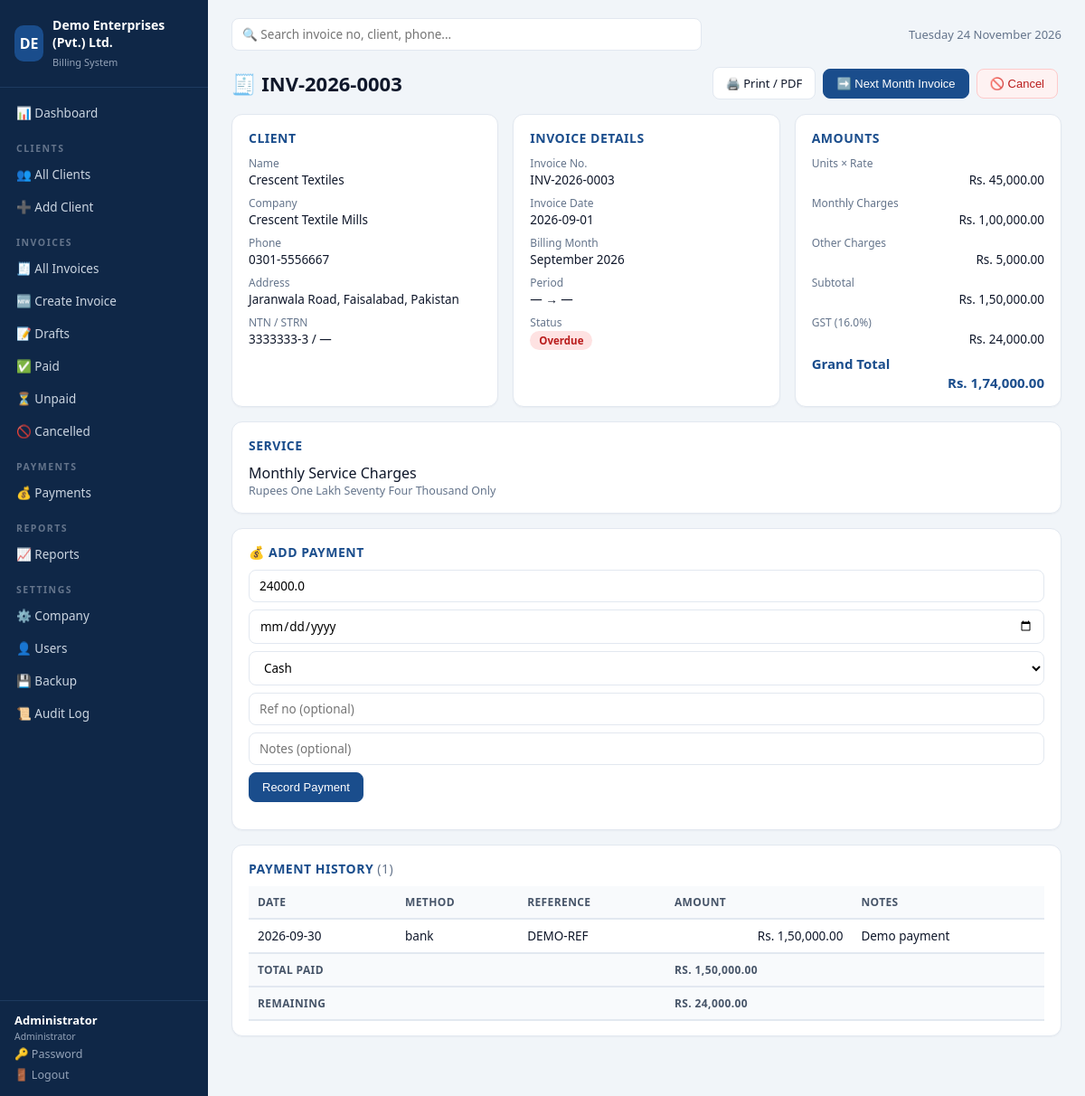
The page /invoices/3 (signed in) on the database its author committed.
### tables this page shows
CREATE TABLE company_settings (
    id                    INTEGER PRIMARY KEY CHECK (id = 1),
    company_name          TEXT NOT NULL DEFAULT 'Your Company (Pvt.) Ltd.',
    logo_path             TEXT,
    address               TEXT NOT NULL DEFAULT '',
    phone                 TEXT NOT NULL DEFAULT '',
    email                 TEXT NOT NULL DEFAULT '',
    ntn                   TEXT NOT NULL DEFAULT '',
    strn                  TEXT NOT NULL DEFAULT '',
    bank_name             TEXT NOT NULL DEFAULT '',
    account_title         TEXT NOT NULL DEFAULT '',
    account_number        TEXT NOT NULL DEFAULT '',
    iban                  TEXT NOT NULL DEFAULT '',
    gst_percent           REAL NOT NULL DEFAULT 0,
    invoice_prefix        TEXT NOT NULL DEFAULT 'CC',
    invoice_start_number  INTEGER NOT NULL DEFAULT 1,
    authorized_signatory  TEXT NOT NULL DEFAULT '',
    signature_path        TEXT,
    invoice_footer        TEXT NOT NULL DEFAULT '',
    updated_at            TEXT NOT NULL DEFAULT (datetime('now', 'localtime'))
);

CREATE TABLE users (
    id            INTEGER PRIMARY KEY AUTOINCREMENT,
    username      TEXT NOT NULL UNIQUE,
    password_hash TEXT NOT NULL,
    full_name     TEXT NOT NULL,
    role          TEXT NOT NULL DEFAULT 'viewer'
                  CHECK (role IN ('admin', 'billing_officer', 'viewer')),
    is_active     INTEGER NOT NULL DEFAULT 1,
    created_at    TEXT NOT NULL DEFAULT (datetime('now', 'localtime')),
    updated_at    TEXT NOT NULL DEFAULT (datetime('now', 'localtime'))
);

CREATE TABLE invoices (
    id                      INTEGER PRIMARY KEY AUTOINCREMENT,
    invoice_number          TEXT NOT NULL UNIQUE,
    invoice_date            TEXT NOT NULL,
    billing_month           TEXT NOT NULL,            -- 'YYYY-MM'
    client_id               INTEGER NOT NULL REFERENCES clients(id),
    service_description     TEXT NOT NULL DEFAULT '',
    units                   REAL NOT NULL DEFAULT 0,
    per_unit_charges        REAL NOT NULL DEFAULT 0,
    monthly_service_charges REAL NOT NULL DEFAULT 0,
    other_charges           REAL NOT NULL DEFAULT 0,
    subtotal                REAL NOT NULL DEFAULT 0,
    gst_percent             REAL NOT NULL DEFAULT 0,
    gst_amount              REAL NOT NULL DEFAULT 0,
    total_amount            REAL NOT NULL DEFAULT 0,
    start_date              TEXT,
    end_date                TEXT,
    status                  TEXT NOT NULL DEFAULT 'draft'
                            CHECK (status IN ('draft', 'issued', 'partially_paid', 'paid', 'overdue', 'cancelled')),
    notes                   TEXT NOT NULL DEFAULT '',
    -- snapshot of company details at creation time
    company_name            TEXT NOT NULL DEFAULT '',
    company_address         TEXT NOT NULL DEFAULT '',
    company_phone           TEXT NOT NULL DEFAULT '',
    company_email           TEXT NOT NULL DEFAULT '',
    company_ntn             TEXT NOT NULL DEFAULT '',
    company_strn            TEXT NOT NULL DEFAULT '',
    bank_name               TEXT NOT NULL DEFAULT '',
    account_title           TEXT NOT NULL DEFAULT '',
    account_number          TEXT NOT NULL DEFAULT '',
    iban                    TEXT NOT NULL DEFAULT '',
    authorized_signatory    TEXT NOT NULL DEFAULT '',
    created_by              INTEGER REFERENCES users(id),
    created_at              TEXT NOT NULL DEFAULT (datetime('now', 'localtime')),
    updated_at              TEXT NOT NULL DEFAULT (datetime('now', 'localtime')),
    is_deleted              INTEGER NOT NULL DEFAULT 0
);

CREATE TABLE clients (
    id                      INTEGER PRIMARY KEY AUTOINCREMENT,
    client_name             TEXT NOT NULL,
    company_name            TEXT NOT NULL DEFAULT '',
    contact_person          TEXT NOT NULL DEFAULT '',
    phone                   TEXT NOT NULL DEFAULT '',
    email                   TEXT NOT NULL DEFAULT '',
    address                 TEXT NOT NULL DEFAULT '',
    location                TEXT NOT NULL DEFAULT '',
    ntn                     TEXT NOT NULL DEFAULT '',
    strn                    TEXT NOT NULL DEFAULT '',
    contract_start_date     TEXT,
    contract_end_date       TEXT,
    monthly_service_charges REAL NOT NULL DEFAULT 0,
    default_units           REAL NOT NULL DEFAULT 0,
    default_per_unit_charges REAL NOT NULL DEFAULT 0,
    bank_details            TEXT NOT NULL DEFAULT '',
    notes                   TEXT NOT NULL DEFAULT '',
    status                  TEXT NOT NULL DEFAULT 'active'
                            CHECK (status IN ('active', 'inactive')),
    is_deleted              INTEGER NOT NULL DEFAULT 0,
    created_by              INTEGER REFERENCES users(id),
    created_at              TEXT NOT NULL DEFAULT (datetime('now', 'localtime')),
    updated_at              TEXT NOT NULL DEFAULT (datetime('now', 'localtime'))
);

CREATE TABLE payments (
    id               INTEGER PRIMARY KEY AUTOINCREMENT,
    invoice_id       INTEGER NOT NULL REFERENCES invoices(id),
    payment_date     TEXT NOT NULL,
    amount           REAL NOT NULL CHECK (amount > 0),
    method           TEXT NOT NULL DEFAULT 'cash' CHECK (method IN ('bank', 'cash')),
    reference_number TEXT NOT NULL DEFAULT '',
    notes            TEXT NOT NULL DEFAULT '',
    created_by       INTEGER REFERENCES users(id),
    created_at       TEXT NOT NULL DEFAULT (datetime('now', 'localtime'))
);

### invoices.py (the view)
@bp.route('/invoices/<int:invoice_id>')
@login_required
def invoice_view(invoice_id):
    with get_db() as conn:
        inv = conn.execute('SELECT * FROM invoices WHERE id = ? AND is_deleted = 0',
                           (invoice_id,)).fetchone()
        if not inv:
            flash('Invoice not found.', 'error')
            return redirect(url_for('invoices.invoice_list'))
        client = conn.execute('SELECT * FROM clients WHERE id = ?', (inv['client_id'],)).fetchone()
        payments = conn.execute('SELECT * FROM payments WHERE invoice_id = ? ORDER BY payment_date',
                                (invoice_id,)).fetchall()
        paid = sum(p['amount'] for p in payments)
    return render_template('invoices/view.html', inv=inv, client=client,
                           payments=payments, paid=paid, remaining=inv['total_amount'] - paid,
                           format_pkr=utils.format_pkr, month_label=utils.month_label,
                           amount_in_words=utils.amount_in_words,
                           effective_status=utils.effective_status)

### templates/invoices/view.html (shortened to what this page needs)
{% extends 'base.html' %}
{% block content %}
<div class="page-head">
  <h1>🧾 {{ inv.invoice_number }}</h1>
  <div class="actions">
    <a class="btn" href="{{ url_for('invoices.invoice_print', invoice_id=inv.id) }}" target="_blank">🖨️ Print / PDF</a>
    {% if can_edit and inv.status != 'cancelled' %}
      <form method="post" action="{{ url_for('invoices.invoice_next_month', invoice_id=inv.id) }}" class="inline-form">
        <button class="btn btn-primary">➡️ Next Month Invoice</button>
      </form>
      <form method="post" action="{{ url_for('invoices.invoice_cancel', invoice_id=inv.id) }}" class="inline-form"
            onsubmit="return confirm('Cancel this invoice?')">
        <button class="btn btn-danger">🚫 Cancel</button>
      </form>
    {% endif %}
  </div>
</div>
<div class="grid-3">
  <div class="card">
    <h3>Client</h3>
    <dl class="dl">
      <dt>Name</dt><dd>{{ client.client_name }}</dd>
      <dt>Company</dt><dd>{{ client.company_name or '—' }}</dd>
      <dt>Phone</dt><dd>{{ client.phone or '—' }}</dd>
      <dt>Address</dt><dd>{{ client.address or '—' }}</dd>
      <dt>NTN / STRN</dt><dd>{{ client.ntn or '—' }} / {{ client.strn or '—' }}</dd>
    </dl>
  </div>
  <div class="card">
    <h3>Invoice Details</h3>
    <dl class="dl">
      <dt>Invoice No.</dt><dd>{{ inv.invoice_number }}</dd>
      <dt>Invoice Date</dt><dd>{{ inv.invoice_date }}</dd>
      <dt>Billing Month</dt><dd>{{ month_label(inv.billing_month) }}</dd>
      <dt>Period</dt><dd>{{ inv.start_date or '—' }} → {{ inv.end_date or '—' }}</dd>
      <dt>Status</dt><dd><span class="badge badge-{{ effective_status(inv) }}">{{ effective_status(inv).replace('_',' ') }}</span></dd>
    </dl>
  </div>
  <div class="card">
    <h3>Amounts</h3>
    <dl class="dl">
      <dt>Units × Rate</dt><dd class="num">{{ format_pkr(inv.units * inv.per_unit_charges) }}</dd>
      <dt>Monthly Charges</dt><dd class="num">{{ format_pkr(inv.monthly_service_charges) }}</dd>
      <dt>Other Charges</dt><dd class="num">{{ format_pkr(inv.other_charges) }}</dd>
      <dt>Subtotal</dt><dd class="num">{{ format_pkr(inv.subtotal) }}</dd>
      <dt>GST ({{ inv.gst_percent }}%)</dt><dd class="num">{{ format_pkr(inv.gst_amount) }}</dd>
      <dt class="total">Grand Total</dt><dd class="num total">{{ format_pkr(inv.total_amount) }}</dd>
    </dl>
  </div>
</div>
<div class="card">
  <h3>Service</h3>
  <p>{{ inv.service_description or '—' }}</p>
  <p class="muted">{{ amount_in_words(inv.total_amount) }}</p>
</div>
{% if can_edit and inv.status != 'cancelled' and inv.status != 'paid' %}
<div class="card">
  <h3>💰 Add Payment</h3>
  <form method="post" action="{{ url_for('invoices.payment_add', invoice_id=inv.id) }}" class="filters">
    <input type="number" step="0.01" name="amount" placeholder="Amount (PKR)" required
           max="{{ inv.total_amount - paid }}" value="{{ inv.total_amount - paid }}">
    <input type="date" name="payment_date" value="{{ today }}"
           onfocus="this.value=this.value||new Date().toISOString().slice(0,10)">
    <select name="method">
      <option value="cash">Cash</option>
    </select>
    <input type="text" name="reference_number" placeholder="Ref no (optional)">
    <input type="text" name="notes" placeholder="Notes (optional)">
    <button class="btn btn-primary">Record Payment</button>
  </form>
</div>
{% endif %}
<div class="card">
  <h3>Payment History <span class="count">({{ payments|length }})</span></h3>
  <table class="table">
    <thead><tr><th>Date</th><th>Method</th><th>Reference</th><th>Amount</th><th>Notes</th></tr></thead>
    <tbody>
    {% for p in payments %}
      <tr>
        <td>{{ p.payment_date }}</td>
        <td>{{ p.method }}</td>
        <td>{{ p.reference_number or '—' }}</td>
        <td class="num">{{ format_pkr(p.amount) }}</td>
        <td>{{ p.notes or '—' }}</td>
      </tr>
    {% else %}
      <tr><td colspan="5" class="empty">No payments yet.</td></tr>
    {% endfor %}
    </tbody>
    <tfoot>
      <tr><th colspan="3">Total Paid</th><th class="num">{{ format_pkr(paid) }}</th><th></th></tr>
      <tr><th colspan="3">Remaining</th><th class="num">{{ format_pkr(remaining) }}</th><th></th></tr>
    </tfoot>
  </table>
</div>
{% endblock %}

### templates/base.html (shortened to what this page needs)
<!DOCTYPE html>
<html lang="en">
<head>
<link rel="stylesheet" href="{{ url_for('static', filename='style.css') }}">
</head>
<body>
<aside class="sidebar">
  <div class="brand">
    <span class="brand-logo">{{ (settings.company_name or 'BI')[:2]|upper }}</span>
    <div class="brand-text">
      <strong>{{ settings.company_name or 'Billing System' }}</strong>
      <small>Billing System</small>
    </div>
  </div>
  <nav>
    <a href="{{ url_for('dashboard') }}" class="{{ 'active' if request.path == '/' }}">📊 Dashboard</a>
    <div class="nav-group">CLIENTS</div>
    <a href="{{ url_for('clients.client_list') }}" class="{{ 'active' if request.path.startswith('/clients') and '/clients/add' not in request.path }}">👥 All Clients</a>
    {% if can_edit %}<a href="{{ url_for('clients.client_add') }}" class="{{ 'active' if request.path == '/clients/add' }}">➕ Add Client</a>{% endif %}
    <div class="nav-group">INVOICES</div>
    <a href="{{ url_for('invoices.invoice_list') }}" class="{{ 'active' if request.path == '/invoices' }}">🧾 All Invoices</a>
    {% if can_edit %}<a href="{{ url_for('invoices.invoice_new') }}" class="{{ 'active' if request.path == '/invoices/new' }}">🆕 Create Invoice</a>{% endif %}
    <a href="{{ url_for('invoices.invoice_list', status='draft') }}">📝 Drafts</a>
    <a href="{{ url_for('invoices.invoice_list', status='paid') }}">✅ Paid</a>
    <a href="{{ url_for('invoices.invoice_list', status='issued') }}">⏳ Unpaid</a>
    <a href="{{ url_for('invoices.invoice_list', status='cancelled') }}">🚫 Cancelled</a>
    <div class="nav-group">PAYMENTS</div>
    <a href="{{ url_for('invoices.payment_list') }}">💰 Payments</a>
    <div class="nav-group">REPORTS</div>
    <a href="{{ url_for('reports.reports', type='monthly') }}" class="{{ 'active' if request.path.startswith('/reports') }}">📈 Reports</a>
    {% if session.user.role == 'admin' %}
    <div class="nav-group">SETTINGS</div>
    <a href="{{ url_for('settings.settings_page') }}" class="{{ 'active' if request.path == '/settings' }}">⚙️ Company</a>
    <a href="{{ url_for('settings.user_list') }}" class="{{ 'active' if request.path == '/users' }}">👤 Users</a>
    <a href="{{ url_for('backup_page') }}" class="{{ 'active' if request.path == '/backup' }}">💾 Backup</a>
    <a href="{{ url_for('audit_log') }}" class="{{ 'active' if request.path == '/audit' }}">📜 Audit Log</a>
    {% endif %}
  </nav>
  <div class="sidebar-foot">
    <div class="user-chip">
      <strong>{{ session.user.full_name }}</strong>
      <small>{{ ROLES[session.user.role] }}</small>
    </div>
    <a href="{{ url_for('change_password') }}">🔑 Password</a>
    <a href="{{ url_for('logout') }}">🚪 Logout</a>
  </div>
</aside>
<main class="main">
  <header class="topbar">
    <form action="{{ url_for('invoices.invoice_list') }}" method="get" class="quick-search">
      <input type="search" name="q" placeholder="🔍 Search invoice no, client, phone..." value="{{ request.args.get('q','') }}">
    </form>
    <span class="topbar-date" id="today-label"></span>
  </header>
  {% block content %}{% endblock %}
</main>
</body>
</html>

### rows shown on the page
company_settings: company_name "DE", company_name "Demo Enterprises (Pvt.) Ltd."
users: user.full_name "Administrator", role "Administrator"
invoices: invoice_number "INV-2026-0003", invoice_date "2026-09-01", billing_month "September 2026", start_date "—", end_date "—", format_pkr(inv.units*inv.per_unit_charges) "Rs. 45,000.00", monthly_service_charges "Rs. 1,00,000.00", other_charges "Rs. 5,000.00", subtotal "Rs. 1,50,000.00", gst_percent "16.0", gst_amount "Rs. 24,000.00", total_amount "Rs. 1,74,000.00", service_description "Monthly Service Charges", total_amount "Rupees One Lakh Seventy Four Thousand Only", amount "24000.0"
clients: client_name "Crescent Textiles", company_name "Crescent Textile Mills", phone "0301-5556667", address "Jaranwala Road, Faisalabad, Pakistan", ntn "3333333-3", strn "—"
payments: payment_date "2026-09-30", method "bank", reference_number "DEMO-REF", amount "Rs. 1,50,000.00", notes "Demo payment"

### other values the page prints
{{ effective_status(inv).replace('_',' ') }} "Overdue"
{{ payments|length }} "1"
